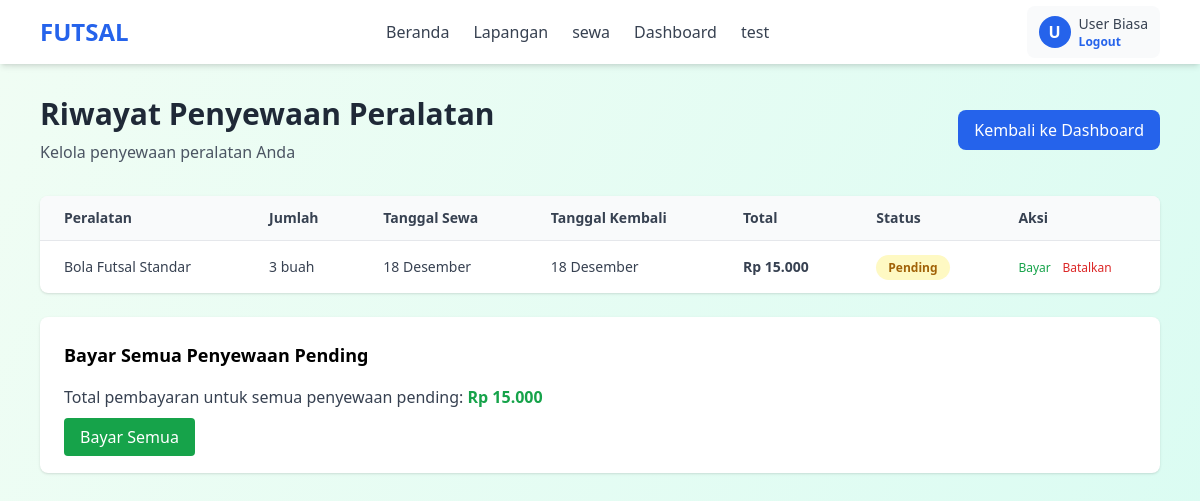
/my_rentals.php (signed in), run on the app's committed database.
### tables this page shows
CREATE TABLE `sewa_peralatan_detail` (
  `id` int(11) NOT NULL,
  `user_id` int(11) NOT NULL,
  `booking_id` int(11) NOT NULL,
  `peralatan_id` int(11) NOT NULL,
  `quantity` int(11) NOT NULL,
  `tanggal_sewa` date NOT NULL,
  `tanggal_kembali` date NOT NULL,
  `total_harga` int(11) NOT NULL,
  `status` varchar(50) DEFAULT 'pending',
  `tanggal_transaksi` timestamp NOT NULL DEFAULT current_timestamp()
);

CREATE TABLE `sewa_peralatan` (
  `id` int(11) NOT NULL,
  `nama_peralatan` varchar(100) NOT NULL,
  `stok` int(11) NOT NULL DEFAULT 0,
  `harga_sewa` int(11) NOT NULL,
  `satuan` varchar(50) NOT NULL,
  `status` enum('tersedia','habis') NOT NULL DEFAULT 'tersedia',
  `gambar` varchar(255) DEFAULT NULL
);

### function/auth.php (called while the page is built, shortened)
<?php
function is_logged_in() {
    return isset($_SESSION) && isset($_SESSION['user']) && !empty($_SESSION['user']);
}
function current_user() {
    return is_logged_in() ? $_SESSION['user'] : null;
}
function current_user_id() {
    $u = current_user();
    return $u ? intval($u['id']) : null;
}

### function/helpers.php (called while the page is built, shortened)
<?php
function format_rupiah($value) {
    return 'Rp ' . number_format($value, 0, ',', '.');
}
function friendly_date_id($date) {
    $dateObj = DateTime::createFromFormat('Y-m-d', $date);
    $months = ['Januari','Februari','Maret','April','Mei','Juni','Juli','Agustus','September','Oktober','November','Desember'];
    $day = $dateObj->format('j');
    $monthName = $months[intval($dateObj->format('n')) - 1];
    return $day . ' ' . $monthName;
}

### my_rentals.php (the view, shortened to what this page needs)
<?php
include "includes/config.php";
include "includes/header.php";
require_once __DIR__ . '/function/auth.php';
require_once __DIR__ . '/function/helpers.php';
$user_id = current_user_id();
$sql = "SELECT sp.id, sp.nama_peralatan, spd.quantity, spd.tanggal_sewa, spd.tanggal_kembali, spd.total_harga, spd.status, sp.satuan
        FROM sewa_peralatan_detail spd
        JOIN sewa_peralatan sp ON spd.peralatan_id = sp.id
        WHERE spd.user_id = $user_id
        ORDER BY spd.tanggal_transaksi DESC";
$res = mysqli_query($conn, $sql);
$rentals = [];
if ($res) {
    while ($r = mysqli_fetch_assoc($res)) {
        $rentals[] = $r;
    }
}
$total_pending = 0;
$has_pending = false;
foreach ($rentals as $r) {
    if ($r['status'] === 'pending') {
        $total_pending += $r['total_harga'];
        $has_pending = true;
    }
}
?>
<main class="min-h-screen bg-gradient-to-br from-green-50 to-teal-100 py-8">
    <div class="max-w-6xl mx-auto px-4">
        <div class="mb-8">
            <div class="flex justify-between items-center">
                <div>
                    <h1 class="text-3xl font-bold text-gray-800 mb-2">Riwayat Penyewaan Peralatan</h1>
                    <p class="text-gray-600">Kelola penyewaan peralatan Anda</p>
                </div>
                <a href="dashboard.php" class="bg-blue-600 text-white px-4 py-2 rounded-lg hover:bg-blue-700 transition duration-200">Kembali ke Dashboard</a>
            </div>
        </div>
        <?php if (count($rentals) > 0): ?>
            <div class="bg-white rounded-lg shadow overflow-x-auto">
                <table class="w-full">
                    <thead class="bg-gray-50 border-b">
                        <tr>
                            <th class="px-6 py-3 text-left text-sm font-semibold text-gray-700">Peralatan</th>
                            <th class="px-6 py-3 text-left text-sm font-semibold text-gray-700">Jumlah</th>
                            <th class="px-6 py-3 text-left text-sm font-semibold text-gray-700">Tanggal Sewa</th>
                            <th class="px-6 py-3 text-left text-sm font-semibold text-gray-700">Tanggal Kembali</th>
                            <th class="px-6 py-3 text-left text-sm font-semibold text-gray-700">Total</th>
                            <th class="px-6 py-3 text-left text-sm font-semibold text-gray-700">Status</th>
                            <th class="px-6 py-3 text-left text-sm font-semibold text-gray-700">Aksi</th>
                        </tr>
                    </thead>
                    <tbody class="divide-y">
                        <?php foreach ($rentals as $r): ?>
                            <tr class="hover:bg-gray-50">
                                <td class="px-6 py-4 text-sm text-gray-700"><?= htmlspecialchars($r['nama_peralatan']) ?></td>
                                <td class="px-6 py-4 text-sm text-gray-700"><?= intval($r['quantity']) ?> <?= htmlspecialchars($r['satuan']) ?></td>
                                <td class="px-6 py-4 text-sm text-gray-700"><?= friendly_date_id($r['tanggal_sewa']) ?></td>
                                <td class="px-6 py-4 text-sm text-gray-700"><?= friendly_date_id($r['tanggal_kembali']) ?></td>
                                <td class="px-6 py-4 text-sm text-gray-700 font-semibold"><?= format_rupiah($r['total_harga']) ?></td>
                                <td class="px-6 py-4 text-sm">
                                    <span class="px-3 py-1 rounded-full text-xs font-semibold <?=
                                        $r['status'] === 'pending' ? 'bg-yellow-100 text-yellow-700' : (
                                        $r['status'] === 'confirmed' ? 'bg-blue-100 text-blue-700' : (
                                        $r['status'] === 'completed' ? 'bg-green-100 text-green-700' : 'bg-red-100 text-red-700'
                                    )) ?>">
                                        <?= ucfirst($r['status']) ?>
                                    </span>
                                </td>
                                <td class="px-6 py-4 text-sm">
                                    <?php if ($r['status'] === 'pending'): ?>
                                        <a href="process_sewa.php?action=pay&id=<?= intval($r['id']) ?>" class="text-green-600 hover:text-green-800 text-xs mr-2" onclick="return confirm('Konfirmasi pembayaran penyewaan ini?')">Bayar</a>
                                        <a href="process_sewa.php?action=cancel&id=<?= intval($r['id']) ?>" class="text-red-600 hover:text-red-800 text-xs" onclick="return confirm('Batalkan penyewaan ini?')">Batalkan</a>
                                    <?php else: ?>
                                        <span class="text-gray-400 text-xs">-</span>
                                    <?php endif; ?>
                                </td>
                            </tr>
                        <?php endforeach; ?>
                    </tbody>
                </table>
            </div>
        <?php else: ?>
            <div class="bg-white rounded-lg shadow p-6 text-center text-gray-600">
                <p>Anda belum memiliki penyewaan. <a href="sewa.php" class="text-blue-600 hover:underline">Mulai sewa peralatan sekarang</a></p>
            </div>
        <?php endif; ?>
        <?php if ($has_pending): ?>
            <div class="mt-6 bg-white rounded-lg shadow p-6">
                <h2 class="text-lg font-semibold mb-4">Bayar Semua Penyewaan Pending</h2>
                <p class="text-gray-700 mb-4">Total pembayaran untuk semua penyewaan pending: <span class="font-semibold text-green-600"><?= format_rupiah($total_pending) ?></span></p>
                <a href="process_sewa.php?action=pay_all" class="bg-green-600 text-white px-4 py-2 rounded hover:bg-green-700" onclick="return confirm('Konfirmasi pembayaran semua penyewaan pending?')">Bayar Semua</a>
            </div>
        <?php endif; ?>
    </div>
</main>
<?php include "includes/footer.php"; ?>

### data on the page
sewa_peralatan_detail: sewa_peralatan.nama_peralatan "Bola Futsal Standar", quantity "3", sewa_peralatan.satuan "buah", tanggal_sewa "18 Desember", tanggal_kembali "18 Desember", total_harga "Rp 15.000", status "Pending"

### other printed values
$initial "U"
$user_name "User Biasa"
format_rupiah($total_pending) "Rp 15.000"
